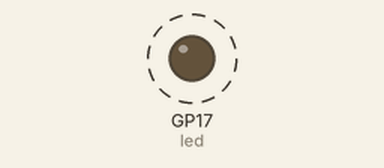
Bench run of a program on a simulated Raspberry Pi Pico running MicroPython. Shown: output pins drawn as LEDs (lit = HIGH). Dashed ring = blinking. At 3.5 s the program stops and its outputs stay as they are.

Above: at 0.4 s.
Timing chart, 0 to 3.0 s (numbered marks = the images above):
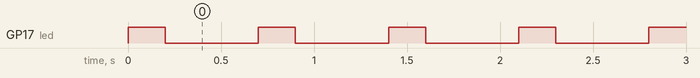

Measured:
- by itself, GP17 (led): alternates HIGH for 0.20 s and LOW for 0.50 s, 10 changes in all, then stays LOW

The program:

lib_LED.py
```python
"""
Copyright (c) 2026 TKJ製作所
Released under the MIT License.

GPIOのLEDを点滅させる
"""

import machine
import time
led = machine.Pin(17, machine.Pin.OUT)

def LEDonoff(num=1):
    for _ in range(num):
        led.on()
        time.sleep(.2)
        led.off()
        time.sleep(.5)

def end_LED():
    for _ in range(4):
        led.on()
        time.sleep(.5)
        led.off()
        time.sleep(.1)
    led.on()
    time.sleep(3)
    led.off()

def main():
    for i in range(5):
         LEDonoff()

if __name__=='__main__':
    main()
```
